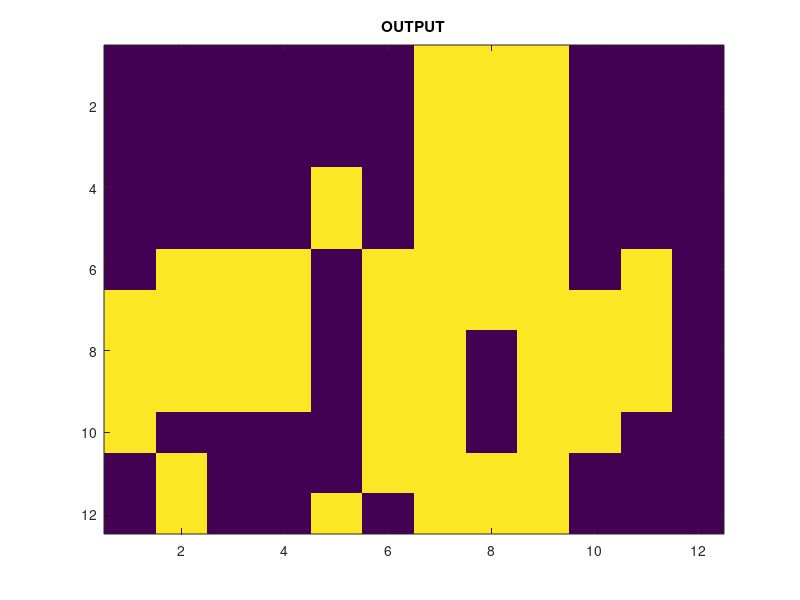

MATLAB code for this plot:
a{1}=[-1 -1 -1 -1 -1 1 1 -1 -1 -1 -1 -1;
        -1 -1 -1 -1 -1 1 1 -1 -1 -1 -1 -1;
        -1 -1 -1 -1 -1 1 1 -1 -1 -1 -1 -1;
        -1 -1 -1 -1 1 1 1 1 -1 -1 -1 -1;
        -1 -1 -1 1 1 1 1 1 1 -1 -1 -1;
        -1 -1 1 1 1 1 1 1 1 1 -1 -1;
        -1 1 1 1 -1 1 1 -1 1 1 1 -1;
        1 1 1 -1 -1 1 1 -1 -1 1 1 1;
        1 1 -1 -1 -1 1 1 -1 -1 -1 1 1;
        1 -1 -1 -1 -1 1 1 -1 -1 -1 -1 1; 
        -1 -1 -1 -1 1 1 1 1 -1 -1 -1 -1;
        -1 -1 -1 -1 1 -1 -1 1 -1 -1 -1 -1]
a{2}=[-1 -1 -1 -1 -1 1 1 -1 -1 -1 -1 -1; 
      -1 -1 -1 -1 1 1 1 1 -1 -1 -1 -1;
      -1 -1 -1 -1 -1 1 1 -1 -1 -1 -1 -1;
      -1 -1 -1 -1 -1 1 1 -1 -1 -1 -1 -1;
      -1 -1 -1 -1 -1 1 1 -1 -1 -1 -1 -1;
      -1 1 -1 -1 -1 1 1 -1 -1 -1 1 -1;
      -1 -1 1 -1 -1 1 1 -1 -1 1 -1 -1;
      -1 -1 -1 1 1 1 1 1 1 -1 -1 -1;
      -1 -1 1 1 1 1 1 1 1 1 -1 -1;
      -1 -1 -1 1 1 1 1 1 1 -1 -1 -1; 
      -1 -1 1 -1 -1 1 1 -1 -1 1 -1 -1;
      -1 1 -1 -1 -1 -1 -1 -1 -1 -1 1 -1]
a{3}=[-1 -1 -1 -1 1 1 1 1 -1 -1 -1 -1;
      -1 -1 -1 -1 -1 1 1 -1 -1 -1 -1 -1;
      -1 -1 -1 -1 -1 1 1 -1 -1 -1 -1 -1;
      -1 -1 -1 -1 -1 1 1 -1 -1 -1 -1 -1;
      -1 -1 -1 -1 -1 1 1 -1 -1 -1 -1 -1; 
      -1 1 1 -1 -1 1 1 -1 -1 1 1 -1;
      -1 1 1 -1 1 1 1 1 -1 1 1 -1;
      -1 1 1 1 1 1 1 1 1 1 1 -1;
      -1 1 1 1 1 1 1 1 1 1 1 -1;
      -1 1 1 -1 1 1 1 1 -1 1 1 -1;
      -1 1 1 -1 -1 1 1 -1 -1 1 1 -1;
      -1 1 1 -1 -1 -1 -1 -1 -1 1 1 -1]
  b{1}=[-1 -1 -1 1 1 1 1 -1 -1 -1;
       -1 -1 -1 1 1 1 1 -1 -1 -1;
       -1 -1 -1 1 1 1 1 -1 -1 -1;
       -1 -1 -1 1 1 1 1 -1 -1 -1; 
       -1 -1 -1 1 1 1 1 -1 -1 -1; 
       -1 -1 -1 1 1 1 1 -1 -1 -1;
       -1 -1 -1 1 1 1 1 -1 -1 -1;
       -1 -1 -1 1 1 1 1 -1 -1 -1; 
       -1 -1 -1 1 1 1 1 -1 -1 -1; 
       -1 -1 -1 1 1 1 1 -1 -1 -1;
       -1 -1 -1 1 1 1 1 -1 -1 -1;
       -1 -1 -1 1 1 1 1 -1 -1 -1]
   b{2}=[1 1 1 1 1 1 1 1 -1 -1;
        1 1 1 1 1 1 1 1 -1 -1; 
        -1 -1 -1 -1 -1 -1 1 1 -1 -1;
        -1 -1 -1 -1 -1 -1 1 1 -1 -1;
        -1 -1 -1 -1 -1 -1 1 1 -1 -1;
        1 1 1 1 1 1 1 1 -1 -1;
        1 1 1 1 1 1 1 1 -1 -1;
        1 1 -1 -1 -1 -1 -1 -1 -1 -1;
        1 1 -1 -1 -1 -1 -1 -1 -1 -1;
        1 1 -1 -1 -1 -1 -1 -1 -1 -1;
        1 1 1 1 1 1 1 1 -1 -1;
        1 1 1 1 1 1 1 1 -1 -1]
    b{3}=[-1 -1 1 1 1 1 1 1 -1 -1;
           -1 -1 1 1 1 1 1 1 1 -1;
           -1 -1 -1 -1 -1 -1 -1 1 1 -1;
           -1 -1 -1 -1 -1 -1 -1 1 1 -1;
           -1 -1 -1 -1 -1 -1 -1 1 1 -1;
           -1 -1 -1 -1 1 1 1 1 -1 -1
           -1 -1 -1 -1 1 1 1 1 -1 -1;
           -1 -1 -1 -1 -1 -1 -1 1 1 -1;
           -1 -1 -1 -1 -1 -1 -1 1 1 -1;
           -1 -1 -1 -1 -1 -1 -1 1 1 -1;
           -1 -1 1 1 1 1 1 1 1 -1;
           -1 -1 1 1 1 1 1 1 1 -1]
distort=[1 -1 -1 -1 -1 -1 1 1 -1 -1 -1 -1;
      -1 -1 -1 -1 -1 -1 1 1 -1 -1 -1 1;
      -1 -1 -1 1 1 1 1 -1 -1 -1 1 -1;
      -1 1 -1 -1 1 1 -1 1 1 -1 -1 -1;
      1 1 1 1 1 -1 1 1 1 1 1 -1;
      -1 1 1 1 -1 1 1 1 1 1 1 -1;
      -1 1 1 1 -1 1 1 1 1 1 1 -1;
      1 1 1 1 -1 1 1 -1 1 1 1 -1;
      1 1 1 1 -1 1 1 -1 1 1 1 -1;
      1 -1 -1 -1 -1 -1 1 -1 1 1 -1 1;
      1 -1 1 -1 -1 1 1 -1 1 -1 -1 1;
      -1 1 -1 -1 1 -1 1 1 1 -1 -1 -1] 
  [m,n]=size(a{1});
  M=zeros(m);
  for i=1:3
      M=M+(a{i})*(a{i})';
  end
  input=distort;
  output=M*input;
  for i= 1:m
      for j=1:m
          if(output(i,j)>0)
              output(i,j)=1;
          end
          if(output(i,j)<0)
              output(i,j)=-1;
          end
          if(output(i,j)==0)
              output(i,j)=input(i,j);
          end
      end
  end
  figure
  imagesc(input)
  pause;
  imagesc(output)
  title('OUTPUT');
